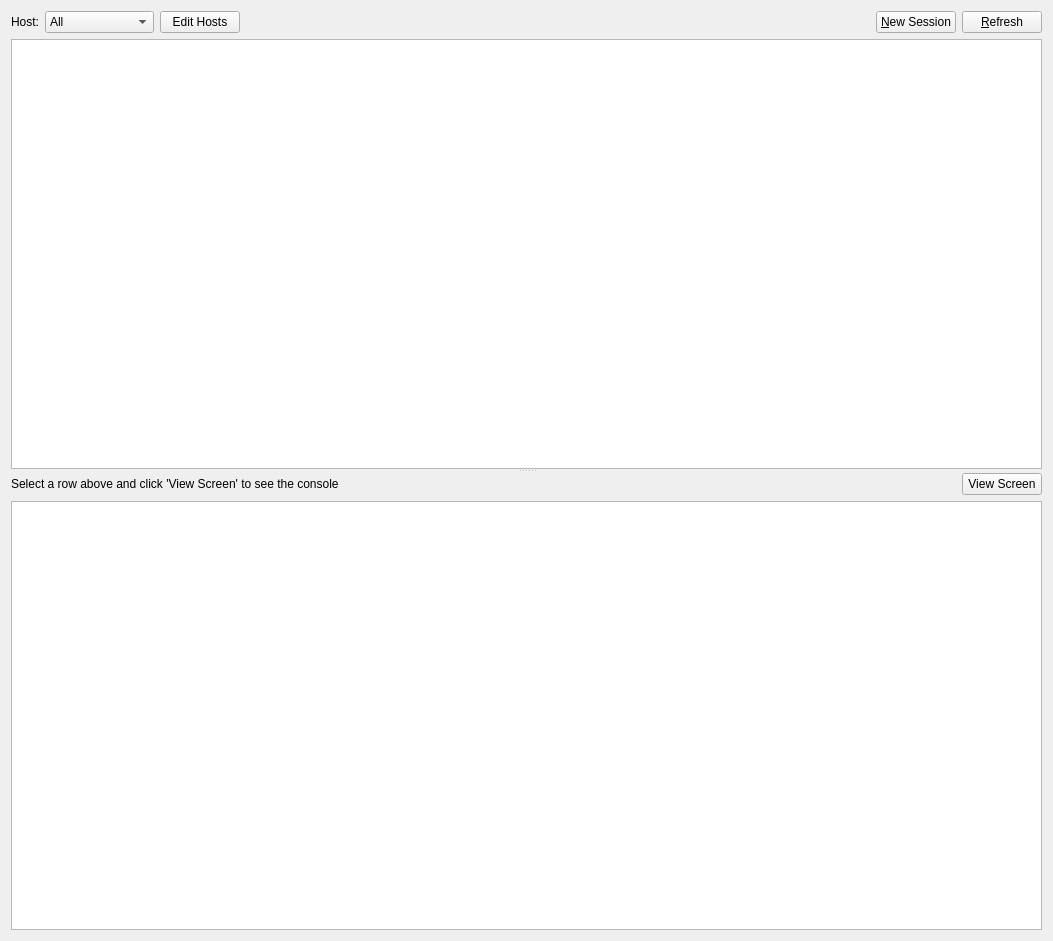
<?xml version="1.0" encoding="UTF-8"?>
<ui version="4.0">
 <class>MainWidget</class>
 <widget class="QWidget" name="MainWidget">
  <property name="geometry">
   <rect>
    <x>0</x>
    <y>0</y>
    <width>1053</width>
    <height>941</height>
   </rect>
  </property>
  <property name="windowTitle">
   <string>Screen Session Manager</string>
  </property>
  <layout class="QVBoxLayout" name="verticalLayout_3">
   <item>
    <widget class="QSplitter" name="splitter">
     <property name="orientation">
      <enum>Qt::Orientation::Vertical</enum>
     </property>
     <widget class="QWidget" name="layoutWidget">
      <layout class="QVBoxLayout" name="verticalLayout_2">
       <item>
        <layout class="QHBoxLayout" name="horizontalLayout">
         <item>
          <widget class="QLabel" name="label">
           <property name="text">
            <string>Host:</string>
           </property>
          </widget>
         </item>
         <item>
          <widget class="QComboBox" name="hostComboBox">
           <property name="editable">
            <bool>false</bool>
           </property>
           <item>
            <property name="text">
             <string>All</string>
            </property>
           </item>
           <item>
            <property name="text">
             <string>localhost</string>
            </property>
           </item>
           <item>
            <property name="text">
             <string>zana</string>
            </property>
           </item>
           <item>
            <property name="text">
             <string>micro1.oracle</string>
            </property>
           </item>
           <item>
            <property name="text">
             <string>micro2.oracle</string>
            </property>
           </item>
           <item>
            <property name="text">
             <string>ampere.oracle</string>
            </property>
           </item>
          </widget>
         </item>
         <item>
          <widget class="QPushButton" name="editHostsButton">
           <property name="text">
            <string>Edit Hosts</string>
           </property>
          </widget>
         </item>
         <item>
          <spacer name="horizontalSpacer">
           <property name="orientation">
            <enum>Qt::Orientation::Horizontal</enum>
           </property>
           <property name="sizeHint" stdset="0">
            <size>
             <width>40</width>
             <height>20</height>
            </size>
           </property>
          </spacer>
         </item>
         <item>
          <widget class="QPushButton" name="newSessionButton">
           <property name="text">
            <string>&amp;New Session</string>
           </property>
          </widget>
         </item>
         <item>
          <widget class="QPushButton" name="refreshButton">
           <property name="text">
            <string>&amp;Refresh</string>
           </property>
          </widget>
         </item>
        </layout>
       </item>
       <item>
        <widget class="QTableView" name="tableView"/>
       </item>
      </layout>
     </widget>
     <widget class="QWidget" name="layoutWidget">
      <layout class="QVBoxLayout" name="previewVerticalLayout">
       <item>
        <layout class="QHBoxLayout" name="horizontalLayout_2">
         <item>
          <widget class="QLabel" name="screenOfLabel">
           <property name="text">
            <string>Select a row above and click 'View Screen' to see the console</string>
           </property>
          </widget>
         </item>
         <item>
          <spacer name="horizontalSpacer_2">
           <property name="orientation">
            <enum>Qt::Orientation::Horizontal</enum>
           </property>
           <property name="sizeHint" stdset="0">
            <size>
             <width>40</width>
             <height>20</height>
            </size>
           </property>
          </spacer>
         </item>
         <item>
          <widget class="QPushButton" name="viewScreenButton">
           <property name="text">
            <string>View Screen</string>
           </property>
          </widget>
         </item>
        </layout>
       </item>
       <item>
        <widget class="QPlainTextEdit" name="plainTextEdit"/>
       </item>
      </layout>
     </widget>
    </widget>
   </item>
  </layout>
 </widget>
 <resources/>
 <connections/>
</ui>
